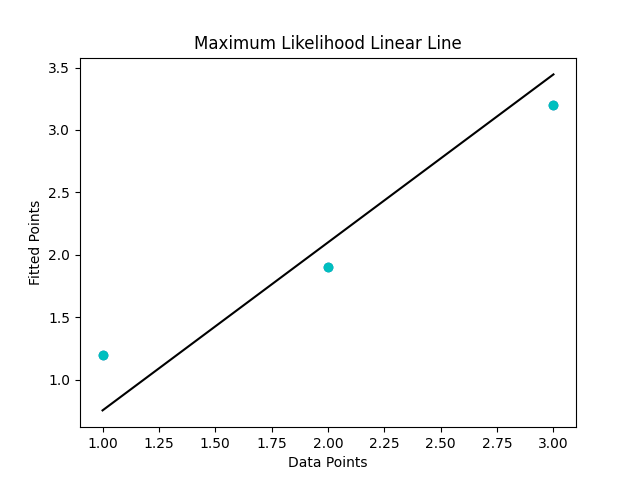

The script that drew this image:
import numpy as np
import matplotlib.pyplot as plt
x= np.array([1,2,3])
y=np.array([1.2,1.9,3.2])

def values(x,y):
	p=x.sum()
	q=y.sum()
	r=(x*x).sum()
	s=(y*y).sum()
	l=len(x)
	w0=(r*q-p*s)/(r*l-p*p)
	w1=(q-(l*w0))/p
	return w1,w0
slope,intercept=values(x,y)
final_values=[slope*i+ intercept for i in x]

plt.title("Maximum Likelihood Linear Line")
plt.xlabel("Data Points")
plt.ylabel("Fitted Points")
plt.scatter(x,y)
plt.plot(x,y,'co')
plt.plot(x,final_values,'k')
plt.show()
